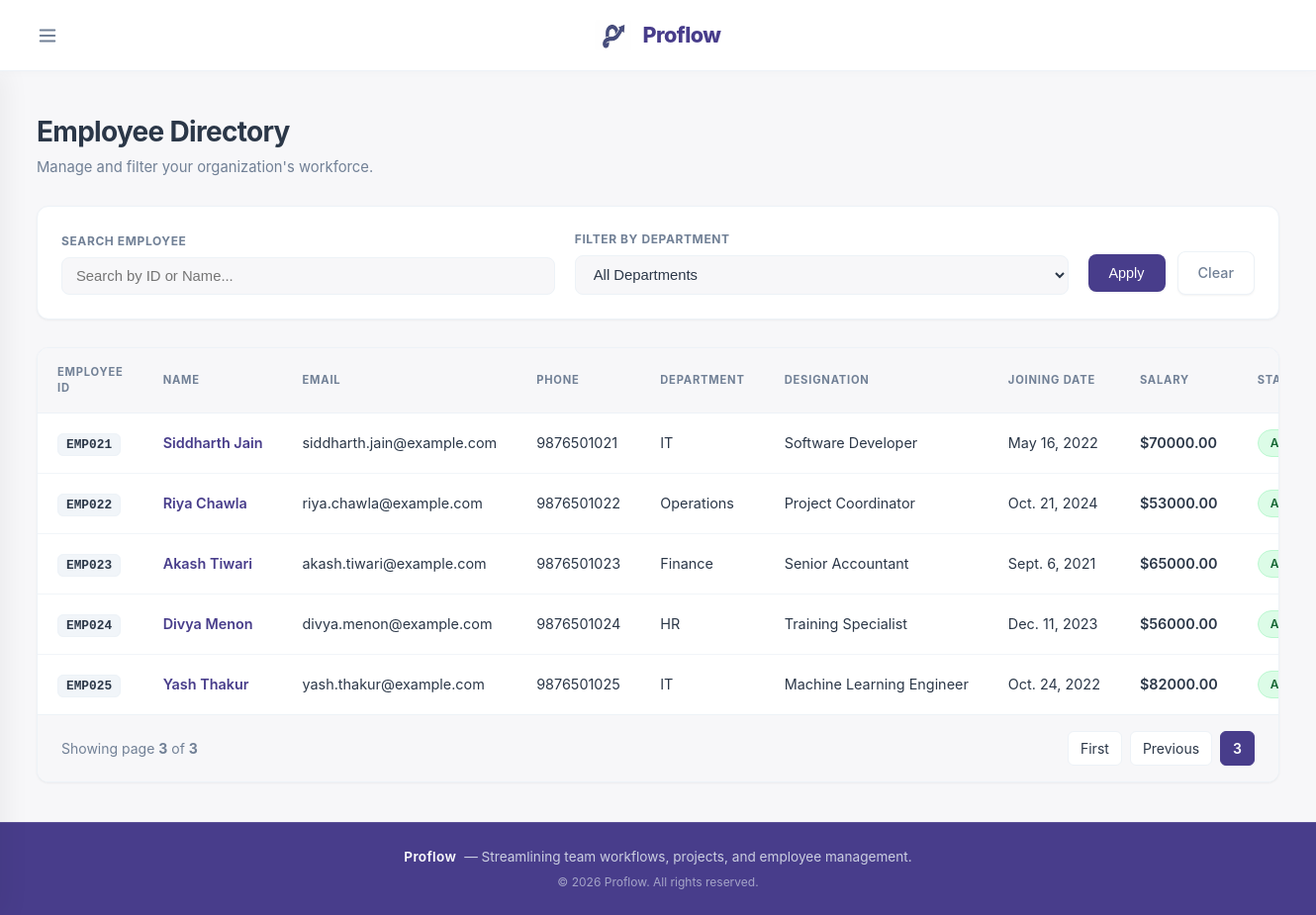
The page /employees/?page=49 on the database as committed earlier.
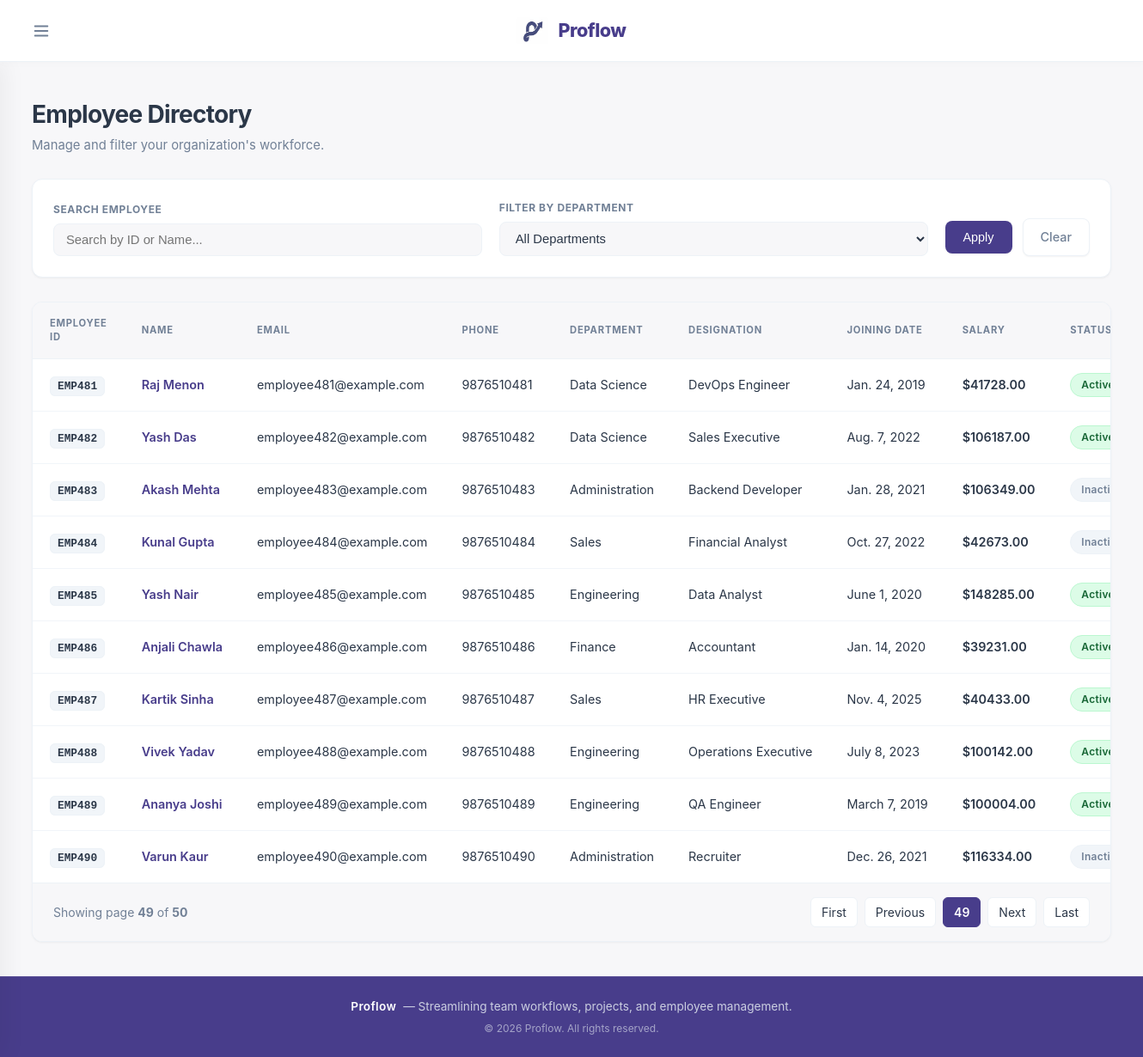
The same page on the database as committed later.
### core/models.py (models this page shows, shortened)
class Employee(models.Model):
    employee_id = models.CharField(max_length=10,unique=True)
    name = models.CharField(max_length=50)
    email = models.EmailField(unique=True)
    phone = models.CharField(max_length=15)
    department = models.CharField(max_length=55)
    designation = models.CharField(max_length=50)
    date_of_joining = models.DateField()
    salary = models.DecimalField(max_digits=15,decimal_places=2)
    is_active = models.BooleanField(default=True)

### core/views.py (the view)
# urls.py: path('employees/', views.employee_list, name='employee_list'),
def employee_list(request):
    employees = Employee.objects.all()
    department = request.GET.get('department')
    search_query = request.GET.get('q', '')  # Grab what the user typed in the search bar
    if search_query:
        employees = employees.filter(
            Q(employee_id__icontains=search_query) |
            Q(name__icontains=search_query)
        )
    if department:
        employees = employees.filter(department=department)
    paginator = Paginator(employees, 10)
    page_number = request.GET.get('page')
    page_obj = paginator.get_page(page_number)
    departments = Employee.objects.values_list(
        'department', flat=True
    ).distinct()
    context = {
        'employees': page_obj,  # page_obj replaces the standard queryset
        'page_obj': page_obj,
        'departments': departments,
        'selected_department': department,
        'search_query': search_query,  # Pass this back so the input keeps its text
    }
    return render(request, 'employee_list.html', context)

### core/templates/employee_list.html (shortened to what the changed rows need)
{% extends 'base.html' %}
{% block content %}
<div class="employee-container">
    <div class="page-header">
        <h2>Employee Directory</h2>
    </div>
    <div class="table-card">
        <div class="table-responsive">
            <table class="data-table">
                <thead>
                    <tr>
                        <th>Employee ID</th>
                        <th>Name</th>
                        <th>Email</th>
                        <th>Phone</th>
                        <th>Department</th>
                        <th>Designation</th>
                        <th>Joining Date</th>
                        <th>Salary</th>
                        <th>Status</th>
                    </tr>
                </thead>
                <tbody>
                    {% for employee in employees %}
                    <tr>
                        <td><span class="id-badge">{{ employee.employee_id }}</span></td>
                        <td>
                            <a href="{% url 'employee_detail' employee.id %}" class="employee-link">
                                {{ employee.name }}
                            </a>
                        </td>
                        <td class="text-muted">{{ employee.email }}</td>
                        <td class="text-muted">{{ employee.phone }}</td>
                        <td>{{ employee.department }}</td>
                        <td>{{ employee.designation }}</td>
                        <td class="text-muted">{{ employee.date_of_joining }}</td>
                        <td class="salary-col">${{ employee.salary }}</td>
                        <td>
                            {% if employee.is_active %}
                                <span class="badge badge-active">Active</span>
                            {% else %}
                                <span class="badge badge-inactive">Inactive</span>
                            {% endif %}
                        </td>
                    </tr>
                    {% endfor %}
                </tbody>
            </table>
        </div>
        {% if page_obj.has_other_pages %}
        <div class="pagination-footer">
            <span class="pagination-info">
                Showing page <strong>{{ page_obj.number }}</strong> of <strong>{{ page_obj.paginator.num_pages }}</strong>
            </span>
            <div class="pagination-controls">
                {% if page_obj.has_previous %}
                    <a href="?page=1{% if request.GET.q %}&q={{ request.GET.q }}{% endif %}{% if selected_department %}&department={{ selected_department }}{% endif %}" class="page-btn">First</a>
                    <a href="?page={{ page_obj.previous_page_number }}{% if request.GET.q %}&q={{ request.GET.q }}{% endif %}{% if selected_department %}&department={{ selected_department }}{% endif %}" class="page-btn">Previous</a>
                {% endif %}
                <span class="page-current">{{ page_obj.number }}</span>
                {% if page_obj.has_next %}
                    <a href="?page={{ page_obj.next_page_number }}{% if request.GET.q %}&q={{ request.GET.q }}{% endif %}{% if selected_department %}&department={{ selected_department }}{% endif %}" class="page-btn">Next</a>
                    <a href="?page={{ page_obj.paginator.num_pages }}{% if request.GET.q %}&q={{ request.GET.q }}{% endif %}{% if selected_department %}&department={{ selected_department }}{% endif %}" class="page-btn">Last</a>
                {% endif %}
            </div>
        </div>
        {% endif %}
    </div>
</div>
{% endblock %}

Rows that differ between the two databases and show on the page:
no longer on this page (row unchanged): Employee: employee_id "EMP021", name "Siddharth Jain", email "siddharth.jain@example.com", phone "9876501021", department "IT", designation "Software Developer", date_of_joining "May 16, 2022", salary "70000.00", is_active "Active"
no longer on this page (row unchanged): Employee: employee_id "EMP022", name "Riya Chawla", email "riya.chawla@example.com", phone "9876501022", department "Operations", designation "Project Coordinator", date_of_joining "Oct. 21, 2024", salary "53000.00", is_active "Active"
no longer on this page (row unchanged): Employee: employee_id "EMP023", name "Akash Tiwari", email "akash.tiwari@example.com", phone "9876501023", department "Finance", designation "Senior Accountant", date_of_joining "Sept. 6, 2021", salary "65000.00", is_active "Active"
no longer on this page (row unchanged): Employee: employee_id "EMP024", name "Divya Menon", email "divya.menon@example.com", phone "9876501024", department "HR", designation "Training Specialist", date_of_joining "Dec. 11, 2023", salary "56000.00", is_active "Active"
no longer on this page (row unchanged): Employee: employee_id "EMP025", name "Yash Thakur", email "yash.thakur@example.com", phone "9876501025", department "IT", designation "Machine Learning Engineer", date_of_joining "Oct. 24, 2022", salary "82000.00", is_active "Active"
added Employee: employee_id "EMP481", name "Raj Menon", email "employee481@example.com", phone "9876510481", department "Data Science", designation "DevOps Engineer", date_of_joining "Jan. 24, 2019", salary "41728.00", is_active "Active"
added Employee: employee_id "EMP482", name "Yash Das", email "employee482@example.com", phone "9876510482", department "Data Science", designation "Sales Executive", date_of_joining "Aug. 7, 2022", salary "106187.00", is_active "Active"
added Employee: employee_id "EMP483", name "Akash Mehta", email "employee483@example.com", phone "9876510483", department "Administration", designation "Backend Developer", date_of_joining "Jan. 28, 2021", salary "106349.00", is_active "Inactive"
added Employee: employee_id "EMP484", name "Kunal Gupta", email "employee484@example.com", phone "9876510484", department "Sales", designation "Financial Analyst", date_of_joining "Oct. 27, 2022", salary "42673.00", is_active "Inactive"
added Employee: employee_id "EMP485", name "Yash Nair", email "employee485@example.com", phone "9876510485", department "Engineering", designation "Data Analyst", date_of_joining "June 1, 2020", salary "148285.00", is_active "Active"
added Employee: employee_id "EMP486", name "Anjali Chawla", email "employee486@example.com", phone "9876510486", department "Finance", designation "Accountant", date_of_joining "Jan. 14, 2020", salary "39231.00", is_active "Active"
added Employee: employee_id "EMP487", name "Kartik Sinha", email "employee487@example.com", phone "9876510487", department "Sales", designation "HR Executive", date_of_joining "Nov. 4, 2025", salary "40433.00", is_active "Active"
added Employee: employee_id "EMP488", name "Vivek Yadav", email "employee488@example.com", phone "9876510488", department "Engineering", designation "Operations Executive", date_of_joining "July 8, 2023", salary "100142.00", is_active "Active"
added Employee: employee_id "EMP489", name "Ananya Joshi", email "employee489@example.com", phone "9876510489", department "Engineering", designation "QA Engineer", date_of_joining "March 7, 2019", salary "100004.00", is_active "Active"
added Employee: employee_id "EMP490", name "Varun Kaur", email "employee490@example.com", phone "9876510490", department "Administration", designation "Recruiter", date_of_joining "Dec. 26, 2021", salary "116334.00", is_active "Inactive"
Other text that changed with them:
{{ page_obj.number }}: "3" → "49"
{{ page_obj.paginator.num_pages }}: "3" → "50"
text now shown: "Next Last"
